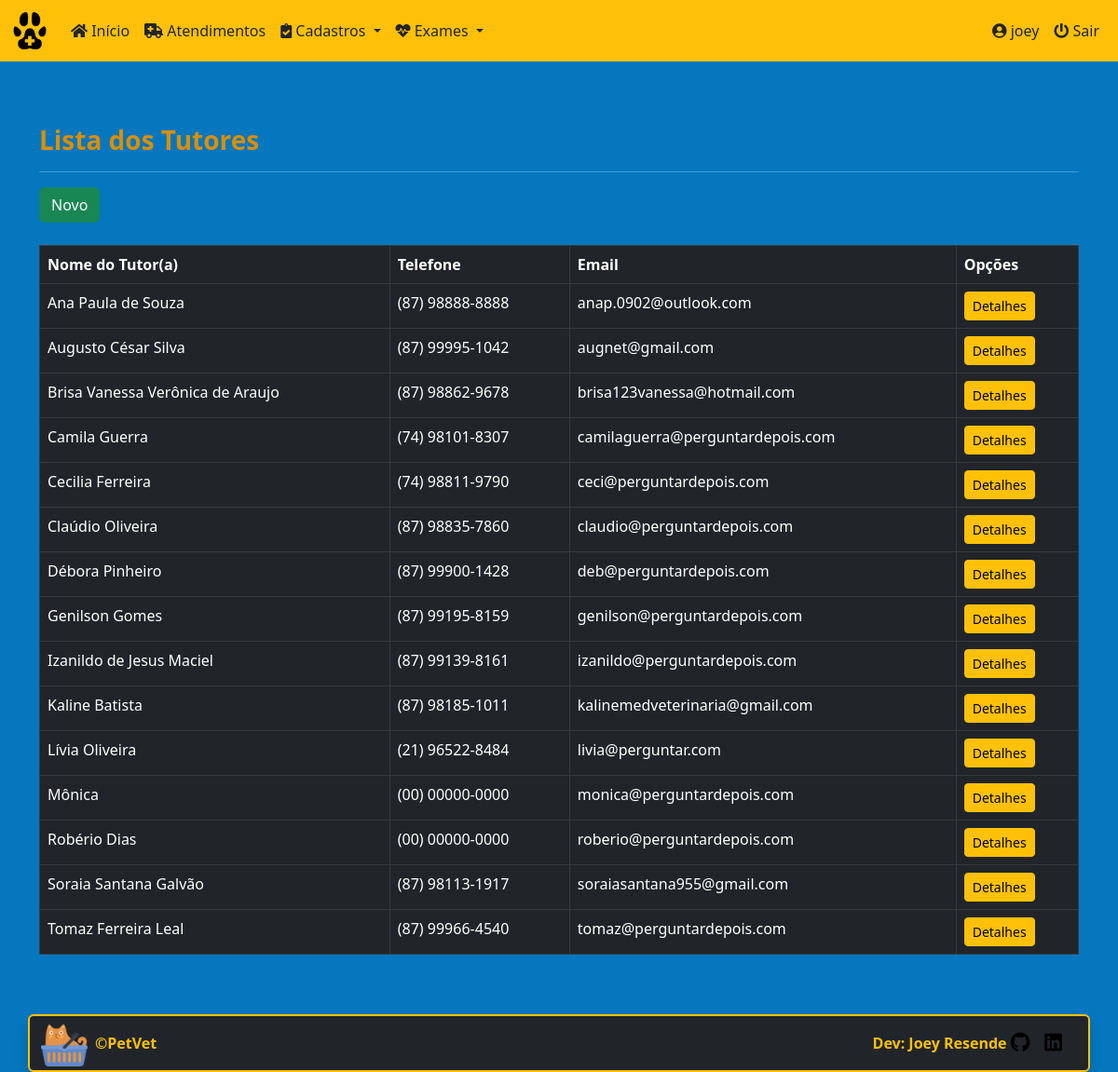
The app's page /petvet/tutors/ (signed in) with its own data.
### core/models.py (models this page shows, shortened)
class Tutor(models.Model):
    tutor_name = models.CharField(
        max_length=50, verbose_name='Nome do Tutor')
    cpf = models.CharField(max_length=14, null=True,
                           verbose_name='CPF')
    phone = models.CharField(max_length=15, null=True,
                             verbose_name='Telefone')
    email = models.EmailField(max_length=254, verbose_name='Email')
    cep = models.CharField(max_length=9, verbose_name='Cep')
    street = models.CharField(max_length=40, verbose_name='Rua')
    number = models.IntegerField(verbose_name='Numero')
    district = models.CharField(max_length=40, verbose_name='Bairro')
    city = models.CharField(
        max_length=40, default='Petrolina', verbose_name='Cidade')
    state = models.CharField(
        max_length=40, default='Pernambuco', verbose_name='Estado')
    class Meta:
        ordering = ['tutor_name']

### core/views.py (the view)
# urls.py: path('tutors/', TutorList.as_view(), name='tutors'),
class TutorList(LoginRequiredMixin, ListView):
    login_url = reverse_lazy('login')
    model = Tutor
    template_name = 'core/tutor_list.html'

### core/templates/core/tutor_list.html (shortened to what this page needs)
{% extends 'core/base_model.html' %}
{% load static %}
{% block content %}
<h3><strong>Lista dos Tutores</strong></h3>
<hr>
<a href="{% url 'tutor_new' %}" class="btn btn-success btn">Novo</a><br><br>
<div class="table-responsive">
  <table class="table table-bordered table-hover table-dark" id="tutor_table">
    <thead class="thead-dark">
      <tr>
        <th>Nome do Tutor(a)</th>
        <th>Telefone</th>
        <th>Email</th>
        <th>Opções</th>
      </tr>
    </thead>
    <tbody>
      {% for each in object_list %}
      <tr>
        <td>{{ each.tutor_name }}</td>
        <td>{{ each.phone }}</td>
        <td>{{ each.email }}</td>
        <td>
          <a href="{% url 'tutor_detail' each.pk %}" class="btn btn-warning btn-sm">Detalhes</a>
        </td>
      </tr>
      {% empty %}
      <tr>
        <td colspan="4">Nenhum Tutor cadastrado.</td>
      </tr>
      {% endfor %}
    </tbody>
  </table>
</div>
{% endblock %}

### core/templates/core/base_model.html (shortened to what this page needs)
{% load static %}
<!DOCTYPE html>
<html lang="pt-br" class="h-100">
<head>
  <link rel="stylesheet" href="{% static 'css/bootstrap.min.css/' %}" />
  <link rel="stylesheet" href="https://cdnjs.cloudflare.com/ajax/libs/font-awesome/5.11.2/css/all.css">
  <link rel="stylesheet" href="{% static 'css/styles.css/' %}" />
  <link rel="stylesheet" type="text/css" href="https://cdn.datatables.net/v/bs5/dt-1.11.5/datatables.min.css" />
</head>
<body class="d-flex flex-column h-100">
  <main class="flex-shrink-0  ">
    {% block menu %}
    <nav class="navbar navbar-expand-lg sticky-top bg-warning">
      <div class="container-fluid">
        <a class="navbar-brand" href="{% url 'index' %}">
          <img src="{% static 'img/favicon.ico/' %}" height="40" alt="" />
        </a>
        <div class="collapse navbar-collapse" id="navbarsExample06">
          <ul class="navbar-nav me-auto mb-2 mb-xl-0">
            <li class="nav-item">
              <a class="nav-link text-dark" href="{% url 'index' %}">
                <i class="fa fa-home" aria-hidden="true"></i>
                Início
              </a>
            </li>
            <li class="nav-item">
              <a class="nav-link text-dark" href="{% url 'medical_cares' %}">
                <i class="fas fa-ambulance" aria-hidden="true"></i>
                Atendimentos
              </a>
            </li>
            <li class="nav-item dropdown">
              <a class="nav-link text-dark dropdown-toggle" href="#" data-bs-toggle="dropdown" aria-expanded="false">
                <i class="fas fa-clipboard-check" aria-hidden="true"></i>
                Cadastros
              </a>
            </li>
            <li class="nav-item dropdown">
              <a class="nav-link text-dark dropdown-toggle" href="#" data-bs-toggle="dropdown" aria-expanded="false">
                <i class="fas fa-heartbeat" aria-hidden="true"></i>
                Exames
              </a>
            </li>
          </ul>
          <div class="collapse navbar-collapse d-lg-flex justify-content-end">
            <ul class="navbar-nav bd-navbar-nav flex=row">
              {% if request.user.is_authenticated %}
              <li class="nav-item">
                  <a class="nav-link text-dark" href="{% url 'meus_dados' %}">
                    <i class="fas fa-user-circle" aria-hidden="true"></i>
                    <span id="username">{{ request.user }}</span>
                  </a>
              </li>
              <li class="nav-item">
                <a class="nav-link text-dark" href="{% url 'logout' %}">
                  <i class="fas fa-power-off" aria-hidden="true"></i>
                  Sair
                </a>
              </li>
              {% endif %}
            </ul>
          </div>
         </div>
      </div>
    </nav>
    {% endblock %}
    <div class="container py-5">
      {% block content %}
      {% endblock %}
    </div>
  </main>
{% block footer %}
<div class="container border border-warning border-2 rounded shadow bg-dark">
  <footer class="d-flex flex-wrap justify-content-between align-items-center py-1">
    <div class="col-md-4 d-flex align-items-center">
      <a href="{% url 'index' %}" class="mb-3 me-2 mb-md-0">
        <img src="{% static 'img/cat_yellow.png/' %}" width="50" height="50" alt="">
      </a>
      <span class="mb-3 mb-md-0 text-warning"><strong>&copy;PetVet</strong></span>
    </div>
    <ul class="nav col-md-4 justify-content-end list-unstyled d-flex">
      <li class="ms-3 text-warning"><strong>Dev: Joey Resende</strong>  <a href="https://github.com/Joey-Resende" target="_blank">
        <i class="fab fa-github fa-lg text-black" aria-hidden="true"></i>
      </a></li>
      <li class="ms-3"><a href="https://www.linkedin.com/in/givanildo-resende/" target="_blank">
        <i class="fab fa-linkedin fa-lg text-black" aria-hidden="true"></i>
      </a></li>
    </ul>
  </footer>
</div>
{% endblock %}
</body>
</html>

### static/css/styles.css (style rules this page uses)
:root { --preto: #000000; --branco-1: #ffffff; --branco-2: #E0E2DD; --azul-1: #0477BF; --azul-2: #0388A6; --azul-3: #003570; --amarelo-1: #F2CB05; --amarelo-2: #D98E04; }
body { background-color: var(--azul-1); color: var(--preto); padding-bottom: 20px; }
h3 { color: var(--amarelo-2); }
div { color: var(--branco-1); }
.navbar { background-color: var(--amarelo-1); color: var(--amarelo-2); margin-bottom: 20px; }

### records on screen
Tutor: tutor_name "Ana Paula de Souza", phone "(87) 98888-8888", email "anap.0902@outlook.com"
Tutor: tutor_name "Augusto César Silva", phone "(87) 99995-1042", email "augnet@gmail.com"
Tutor: tutor_name "Brisa Vanessa Verônica de Araujo", phone "(87) 98862-9678", email "brisa123vanessa@hotmail.com"
Tutor: tutor_name "Camila Guerra", phone "(74) 98101-8307", email "camilaguerra@perguntardepois.com"
Tutor: tutor_name "Cecilia Ferreira", phone "(74) 98811-9790", email "ceci@perguntardepois.com"
Tutor: tutor_name "Claúdio Oliveira", phone "(87) 98835-7860", email "claudio@perguntardepois.com"
Tutor: tutor_name "Débora Pinheiro", phone "(87) 99900-1428", email "deb@perguntardepois.com"
Tutor: tutor_name "Genilson Gomes", phone "(87) 99195-8159", email "genilson@perguntardepois.com"
Tutor: tutor_name "Izanildo de Jesus Maciel", phone "(87) 99139-8161", email "izanildo@perguntardepois.com"
Tutor: tutor_name "Kaline Batista", phone "(87) 98185-1011", email "kalinemedveterinaria@gmail.com"
Tutor: tutor_name "Lívia Oliveira", phone "(21) 96522-8484", email "livia@perguntar.com"
Tutor: tutor_name "Mônica", phone "(00) 00000-0000", email "monica@perguntardepois.com"
Tutor: tutor_name "Robério Dias", phone "(00) 00000-0000", email "roberio@perguntardepois.com"
Tutor: tutor_name "Soraia Santana Galvão", phone "(87) 98113-1917", email "soraiasantana955@gmail.com"
Tutor: tutor_name "Tomaz Ferreira Leal", phone "(87) 99966-4540", email "tomaz@perguntardepois.com"

### other values on screen
{{ request.user }} "joey"
